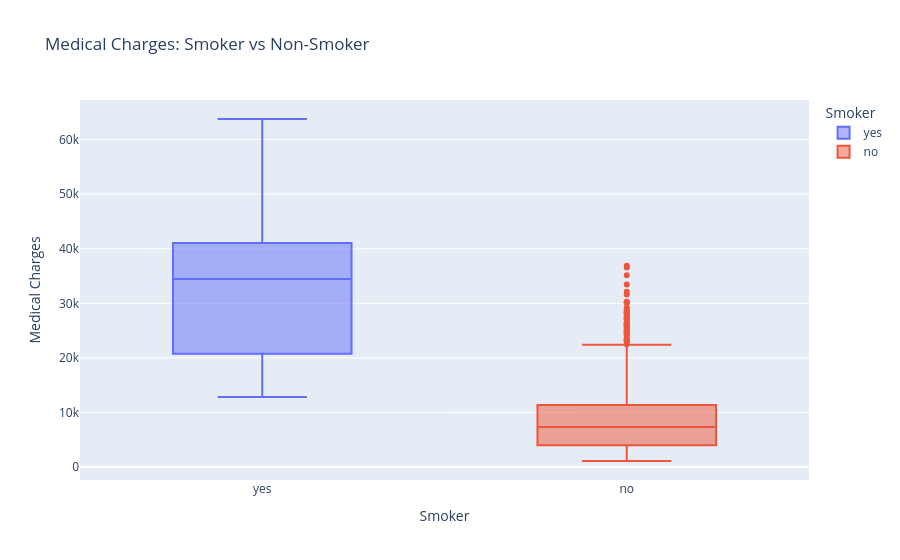

The code cell stored with this chart in its notebook:
### Code cell
fig = px.box(
   df,
   x="smoker",
   y="charges",
   color="smoker",
   title="Medical Charges: Smoker vs Non-Smoker",
   labels={
       "smoker": "Smoker",
       "charges": "Medical Charges"
   }
)
fig.show()

### Figure 1 — Plotly figure (JSON) as saved in the notebook; plotly's stock layout.template omitted (floating-point values rounded to 4 significant figures; data arrays with more than 128 entries replaced by an {"elided": "..."} marker saying what was removed)
{"data": [{"alignmentgroup": "True", "hovertemplate": "Smoker=%{x}<br>Medical Charges=%{y}<extra></extra>", "legendgroup": "yes", "marker": {"color": "#636efa"}, "name": "yes", "notched": false, "offsetgroup": "yes", "orientation": "v", "showlegend": true, "type": "box", "x": {"elided": "274 str values"}, "x0": " ", "xaxis": "x", "y": {"elided": "274 float values"}, "y0": " ", "yaxis": "y"}, {"alignmentgroup": "True", "hovertemplate": "Smoker=%{x}<br>Medical Charges=%{y}<extra></extra>", "legendgroup": "no", "marker": {"color": "#EF553B"}, "name": "no", "notched": false, "offsetgroup": "no", "orientation": "v", "showlegend": true, "type": "box", "x": {"elided": "1064 str values"}, "x0": " ", "xaxis": "x", "y": {"elided": "1064 float values"}, "y0": " ", "yaxis": "y"}], "layout": {"boxmode": "overlay", "legend": {"title": {"text": "Smoker"}, "tracegroupgap": 0}, "title": {"text": "Medical Charges: Smoker vs Non-Smoker"}, "xaxis": {"anchor": "y", "categoryarray": ["yes", "no"], "categoryorder": "array", "domain": [0, 1], "title": {"text": "Smoker"}}, "yaxis": {"anchor": "x", "domain": [0, 1], "title": {"text": "Medical Charges"}}}}
